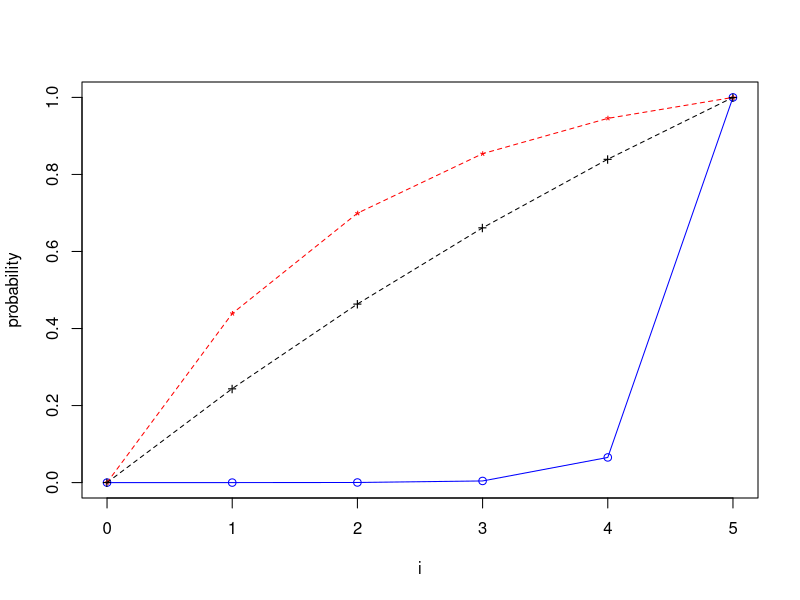

Generate this figure with R:
v <- runif(3,0,1)
x <- v[1]
y<-v[2]
z<-v[3]
A=array(c(1,x-1,0,0,-x,1,x-1,0,0,-x,1,x-1,0,0,-x,1),c(4,4))
b=c(0,0,0,x)
solutionsA = solve(A,b)
B=array(c(1,y-1,0,0,-y,1,y-1,0,0,-y,1,y-1,0,0,-y,1),c(4,4))
c=c(0,0,0,y)
solutionsB = solve(B,c)
C=array(c(1,z-1,0,0,-z,1,z-1,0,0,-z,1,z-1,0,0,-z,1),c(4,4))
d=c(0,0,0,z)
solutionsC = solve(C,d)
graphA = c(0,solutionsA[1],solutionsA[2],solutionsA[3],solutionsA[4],1)
graphB = c(0,solutionsB[1],solutionsB[2],solutionsB[3],solutionsB[4],1)
graphC = c(0,solutionsC[1],solutionsC[2],solutionsC[3],solutionsC[4],1)
plot(0:5,graphA,xlim=c(0,5),ylim=c(0,1),xlab="i",ylab="probability",type="o",col="blue")
points(0:5,graphB,col="red",pch="*")
lines(0:5,graphB,col="red",lty=2)
points(0:5,graphC,col="black",pch="+")
lines(0:5,graphC,col="black",lty=2)
